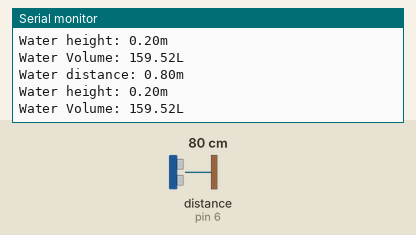
Recording of a sketch running on a simulated Arduino Uno, built with avr-gcc and run on an emulated ATmega328P. On the bench: the last lines printed to the serial monitor. Wiring (inferred from the names in the program): ultrasonic range finder: trigger pin 7; echo pin 6. Inputs (shaded band) come from the test bench; at power-on: distance to the obstacle (sensor on pin 6) 80 cm. The echo pulse lasts 58.3 µs per cm.

Above: at 1.3 s.
1.4 s: distance to the obstacle (sensor on pin 6) set to 2 cm
At 1.86 s:
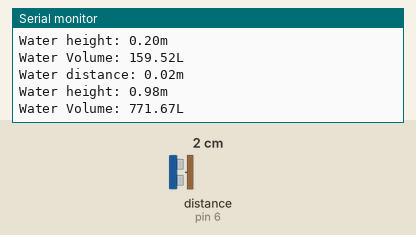
2.9 s: distance to the obstacle (sensor on pin 6) set to 4 cm
At 3.37 s:
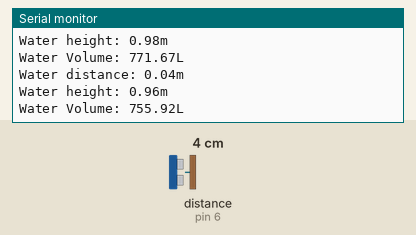
Timing chart, 0 to 5.9 s (numbered marks = the images above; inputs shaded):
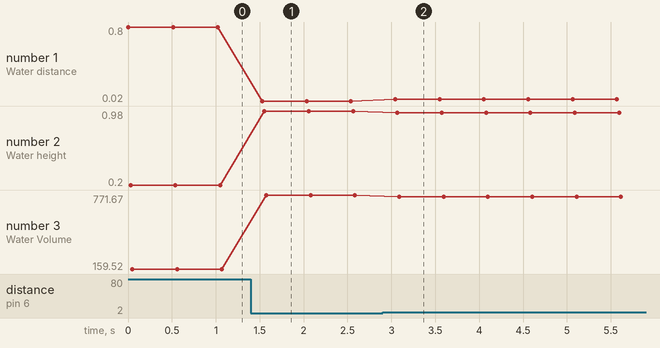

The sketch:

WaterCapacity.ino
```cpp
// Ultrasonic Pins
const int tank2Echo = 6;
const int tank2Trig = 7;

struct tank {
  const float tankHeight;
  const float tankDiameter;
  float waterDistance;
  float waterHeight;
  float waterVolume;
};

//Initialise tanks being monitored. Input: {Height, Diameter} in metres
struct tank tank2 = {1, 1} ;

void tankCapacity(struct tank &Tank, const int trigPin, const int echoPin);

void setup() {
  Serial.begin(9600); // Serial begin texting
  pinMode (tank2Echo,  INPUT);
  pinMode (tank2Trig, OUTPUT);
}

void loop() {
  tankCapacity(tank2, tank2Trig, tank2Echo);

  Serial.print("Water distance: ");
  Serial.print(tank2.waterDistance);
  Serial.println("m");
  Serial.print("Water height: ");
  Serial.print(tank2.waterHeight);
  Serial.println("m");
  Serial.print("Water Volume: ");
  Serial.print(tank2.waterVolume);
  Serial.println("L");
  Serial.println();

  delay(500);
}

void tankCapacity(struct tank &Tank, const int trigPin, const int echoPin) {
  float duration , waterDistance, waterHeight, waterVolume ;

  // Clears the trigPin for two microseconds
  digitalWrite(trigPin, OUTPUT);
  delayMicroseconds(2);
  // sets trigPin for 10 microseconds
  digitalWrite(trigPin, HIGH);
  delayMicroseconds(10);
  digitalWrite(trigPin, LOW);
  // Calculates distance using: D = S*T
  duration = pulseIn(echoPin, HIGH); // Waits for echo pin to go high which starts the timing
  // When echo pin goes low the timing stops
  // Returns the duration of the pulse in microseconds
  waterDistance = duration * 0.000343 / 2 ;   // Calculates the distance in metres
  Tank.waterDistance = waterDistance;

  waterHeight = Tank.tankHeight - waterDistance;
  Tank.waterHeight = waterHeight;

  waterVolume = waterHeight * 3.14 * sq(Tank.tankDiameter / 2) * 1000; // V = height * pi * r^2 * litre conversion
  Tank.waterVolume = waterVolume;

  return Tank;
}
```

Measured:
- after the input at 1.4 s, the serial monitor: prints a new line after 0.13 s (image 1)
- after the input at 2.9 s, the serial monitor: prints a new line after 0.14 s (image 2)
- plotted number 1: 0.8 → 0.02 after the input at 1.4 s, 0.02 → 0.04 after the input at 2.9 s
- plotted number 2: 0.2 → 0.98 after the input at 1.4 s, 0.98 → 0.96 after the input at 2.9 s
- plotted number 3: 159.52 → 771.67 after the input at 1.4 s, 771.67 → 755.92 after the input at 2.9 s
